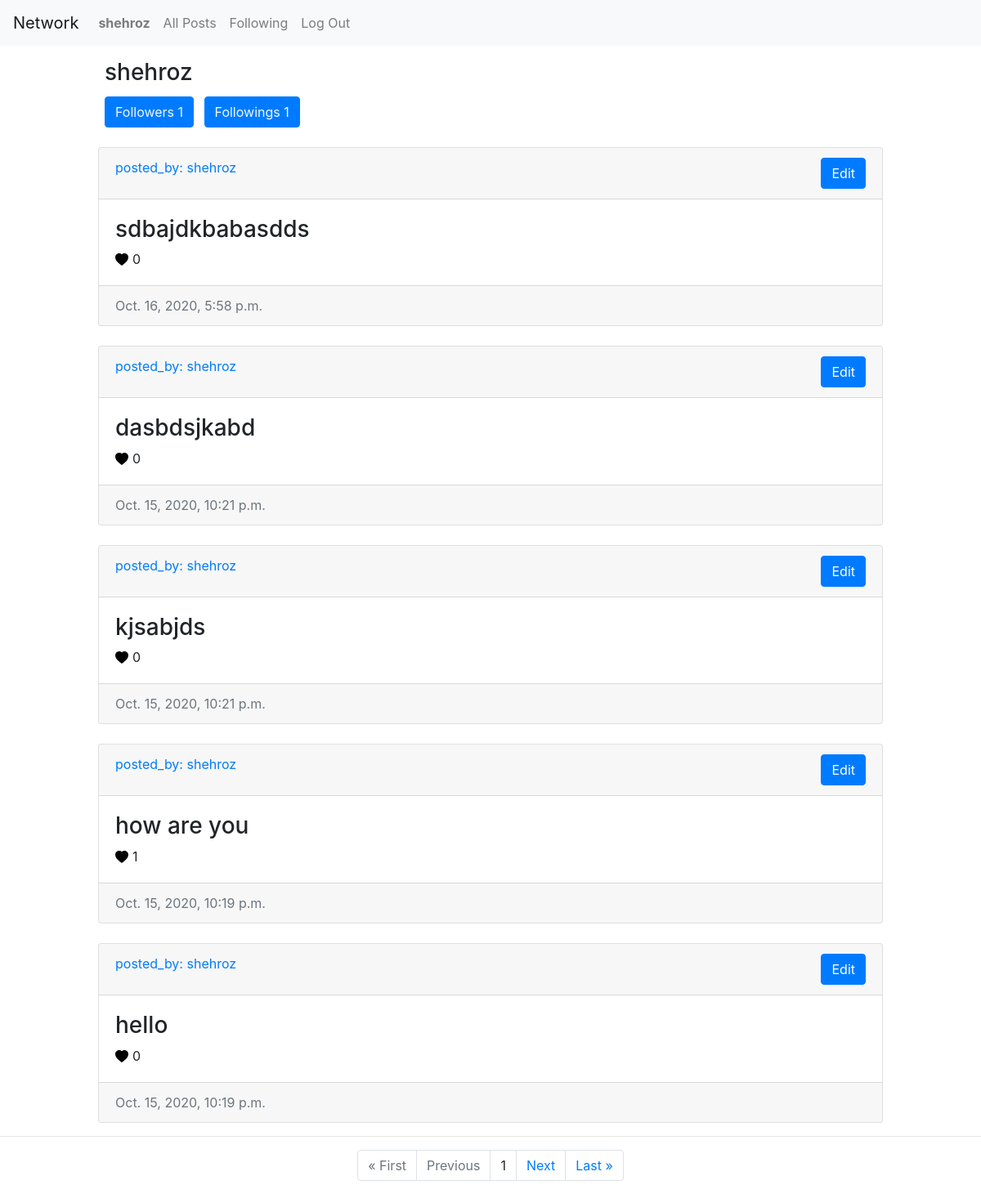
/user_profile (signed in), run on the app's committed database.
### network/models.py (models this page shows, shortened)
class User(AbstractUser):
    pass

class Post(models.Model):
    user = models.ForeignKey(User,on_delete=models.CASCADE,related_name="posted_user")
    text = models.CharField(max_length=1000)
    timestamp = models.DateTimeField(auto_now_add=True)
    likes = models.ManyToManyField(User,related_name="likes",null=True)

### network/views.py (the view)
# urls.py: path("user_profile",views.user_profile,name="user_profile"),
def user_profile(request):
    posts = Post.objects.filter(user=request.user).order_by('id').reverse()
    paginator = Paginator(posts, 5)
    page_number = request.GET.get('page')
    page_obj = paginator.get_page(page_number)
    try:
      followers = Follow.objects.filter(following=request.user).count()
    except ObjectDoesNotExist:
        followers =0
    try:
        followings = Follow.objects.filter(followers=request.user).count()
    except ObjectDoesNotExist:
        followings = 0
    return render(request,"network/user_profile.html",{"page_obj":page_obj,"followers":followers,"followings":followings})

### network/templates/network/user_profile.html (shortened to what this page needs)
{% extends 'network/layout.html' %}
{% load static %}
{% block body %}
<div style="margin-left:120px;">
  <h3 class="mt-3 ml-2">{{request.user.username}}</h3>
  <button class="mt-1 ml-2 btn btn-primary" style="color: aliceblue;">Followers {{followers}}</button>
  <button class="mt-1 ml-2  btn btn-primary" style="color: aliceblue;">Followings {{followings}}</button>
</div>
{% if page_obj %}
{% for post in page_obj %}
<div class="card mt-4" style="margin-left:10%; margin-right:10%;">
  <div class="card-header" style="text-align: left;">
    <a href="{% url 'spec_profile' post.user.username %}">posted_by: {{post.user.username}}</a>
    {% if request.user.username == post.user.username%}
    <button class="btn btn-primary edit_btn_{{post.id}}" id="edit_btn" style="float: right;"
      name={{post.id}}>Edit</button>
    {% endif %}
  </div>
  <div class="card-body">
    <div class="text_area_{{post.id}}">
      <h3 class="text_{{post.id}}">{{post.text}}</h3>
    </div>
    <div class="svg_icon_{{post.id}}" id="{{post.id}}" value={{post.id}}>
    <svg width="1em" height="1em" id={{post.id}} viewBox="0 0 16 16" class="bi bi-heart-fill" fill="{% if request.user in post.likes.all %}
          red
          {% else %}
          black
          {% endif %}" xmlns="http://www.w3.org/2000/svg">
      <path fill-rule="evenodd" d="M8 1.314C12.438-3.248 23.534 4.735 8 15-7.534 4.736 3.562-3.248 8 1.314z" />
    </svg>
    </div>
    <div class="post_likes_count_{{post.id}}">{{post.likes.count}}</div>
  </div>
  <div class="card-footer text-muted " style="text-align: left;">
    {{post.timestamp}}
  </div>
</div>
{% endfor %}
{% else %}
<div class="alert alert-primary mt-5 ml-4 mr-4" style="align-text:center;" role="alert">
  No Posts Available
</div>
{% endif %}
<hr>
<div class="container">
  <ul class="pagination justify-content-center">
    {% if page_obj.has_previous %}
    <li class="page-item"><a href="?page=1" class="page-link">&laquo; First</a></li>
    <li class="page-item"><a href="?page={{ page_obj.previous_page_number }}" class="page-link">Previous</a></li>
    {% else %}
    <li class="page-item disabled"><a class="page-link">&laquo; First</a></li>
    <li class="page-item disabled"><a class="page-link">Previous</a></li>
    {% endif %}
    {% if page_obj.number %}
    <li class="page-item"><a class="page-link">{{ page_obj.number }}</a></li>
    {% else %}
    <li class="page-item"><a class="page-link">0</a></li>
    {% endif %}
    {% if page_obj.has_next %}
    <li class="page-item"><a href="?page={{ page_obj.next_page_number }}" class="page-link">Next</a></li>
    <li class="page-item"><a href="?page={{ page_obj.paginator.num_pages }}" class="page-link">Last &raquo;</a></li>
    {% else %}
    <li class="page-item disabled"><a class="page-link">Next</a></li>
    <li class="page-item disabled"><a class="page-link">Last &raquo;</a></li>
    {% endif %}
  </ul>
</div>
{% endblock %}

### network/templates/network/layout.html (shortened to what this page needs)
{% load static %}
<!DOCTYPE html>
<html lang="en">
<head>
    <link rel="stylesheet" href="https://stackpath.bootstrapcdn.com/bootstrap/4.4.1/css/bootstrap.min.css"
>
    <link href="{% static 'network/styles.css' %}" rel="stylesheet">
</head>
<body>
    <nav class="navbar navbar-expand-lg navbar-light bg-light">
        <a class="navbar-brand" href="{% url 'index' %}">Network</a>
        <div>
            <ul class="navbar-nav mr-auto">
                {% if user.is_authenticated %}
                <li class="nav-item">
                    <a class="nav-link" href="{% url 'user_profile' %}"><strong>{{ user.username }}</strong></a>
                </li>
                {% endif %}
                <li class="nav-item">
                    <a class="nav-link " id="all-posts" href="{% url 'all_posts' %}">All Posts</a>
                </li>
                {% if user.is_authenticated %}
                <li class="nav-item">
                    <a class="nav-link following_btn" href="{% url 'followings_posts' %}">Following</a>
                </li>
                <li class="nav-item">
                    <a class="nav-link" href="{% url 'logout' %}">Log Out</a>
                </li>
                {% endif %}
            </ul>
        </div>
    </nav>
    <div class="body">
        {% block body %}
        {% endblock %}
    </div>
</body>
</html>

### network/templates/network/layout.html (style rules this page uses)
svg { float:left; margin-top:5px; margin-right:5px; color:red; }

### data on the page
User: username "shehroz", user.username "shehroz"
Post: user.username "shehroz", text "sdbajdkbabasdds", likes.count "0", timestamp "Oct. 16, 2020, 5:58 p.m."
Post: user.username "shehroz", text "dasbdsjkabd", likes.count "0", timestamp "Oct. 15, 2020, 10:21 p.m."
Post: user.username "shehroz", text "kjsabjds", likes.count "0", timestamp "Oct. 15, 2020, 10:21 p.m."
Post: user.username "shehroz", text "how are you", likes.count "1", timestamp "Oct. 15, 2020, 10:19 p.m."
Post: user.username "shehroz", text "hello", likes.count "0", timestamp "Oct. 15, 2020, 10:19 p.m."

### other printed values
{{ followers }} "1"
{{ followings }} "1"
{{ page_obj.number }} "1"
